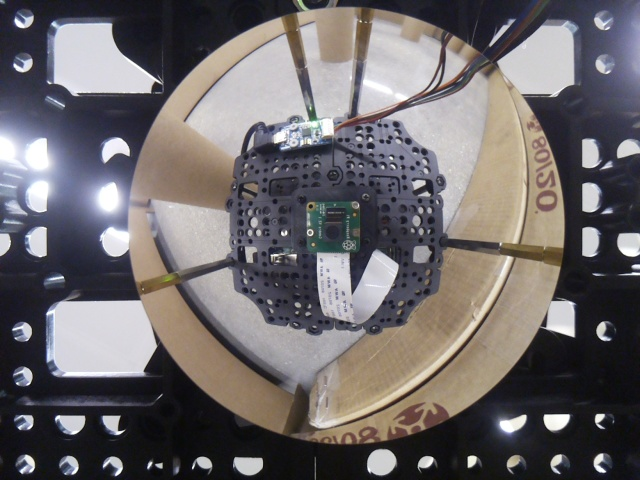
#> input picture laser_values/src/newTrainingImages/images/frame0018.jpg, 640 x 480 px, found by its file name; its folder holds only this picture in this run
$ python unwrappingimage.py
#> lines starting #> are read from the running program, lines starting #| are printed output that depends on the picture; after the words box and inside, x2 and y2 are one past the last pixel; in counts of white or black regions, pixels touching at a corner belong together
import numpy as np
import argparse
import cv2
from PIL import Image
import os

'''
This script is used to unwarp images from the raspberry PI camera.  The unwarped images would be used to train the Gaussian Process Model
'''

# [101 lines left out: function unwrapImage, not called in this run]


def unwrapImages(fileDir1, fileDir2):
    listing = os.listdir(fileDir1)
    for file in listing:
        print(file)


        #detect circle
        image = cv2.imread(fileDir1 + file)
#> image is the input picture: shape (480, 640, 3); mean B, G, R 106.9, 105, 109.4
        if image is None:
            print("Can't open " + file)
            continue
        output = image.copy()
        gray = cv2.cvtColor(image, cv2.COLOR_BGR2GRAY)
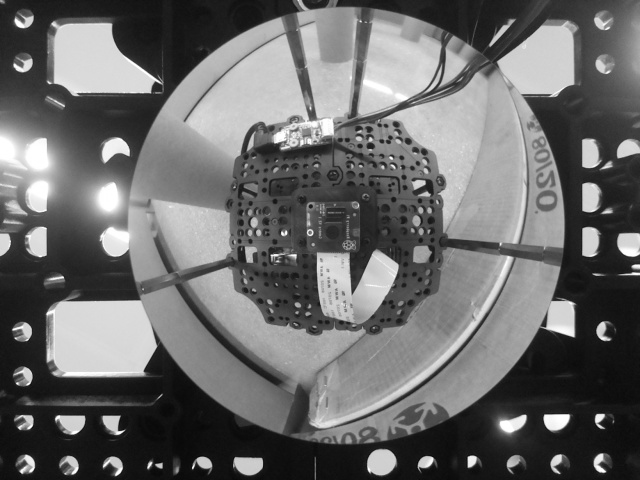
#> gray: shape (480, 640); min 5, max 255, mean 106.5
        # detect circles in the image
        #adjust minRadius to make sure circle is able to be generated
        circles = cv2.HoughCircles(gray, cv2.HOUGH_GRADIENT, 1.2, 100, minRadius = 120)
#> circles = [[346.2, 226.2, 217.4], [261, 172.2, 268.2]]
        # ensure at least some circles were found
        if circles is not None:
	        # convert the (x, y) coordinates and radius of the circles to integers
	        circles = np.round(circles[0, :]).astype("int")
#> circles = [[346, 226, 217], [261, 172, 268]]
	        # loop over the (x, y) coordinates and radius of the circles
	        for (x, y, r) in circles:
		        # draw the circle in the output image, then draw a rectangle
		        # corresponding to the center of the circle
		        cv2.circle(output, (x, y), r, (0, 255, 0), 4)
		        cv2.rectangle(output, (x - 5, y - 5), (x + 5, y + 5), (0, 128, 255), -1)
#> this loop made 2 passes
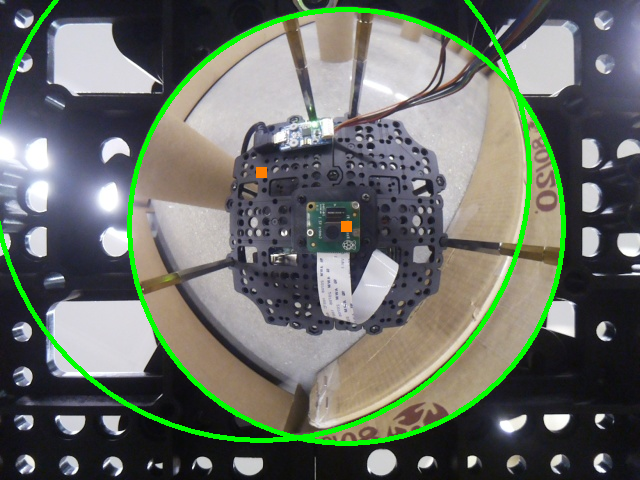
#> output: shape (480, 640, 3); 4.03% of pixels changed, all inside (x1, y1, x2, y2) = (0, 0, 566, 446)

	    # show the output image
        #if file == "frame0200.jpg":
        #    cv2.imshow("output", np.hstack([image, output]))
        #    cv2.waitKey(0)

        #Extract circle from image
        i = circles[0]
#> i = [346, 226, 217]

        height = image.shape[0]
#> height = 480
        width = image.shape[1]
#> width = 640

        canvas = np.zeros((height, width))

        # Draw the outer circle:
        color = (255, 255, 255)
        thickness = -1
        centerX = i[0]
#> centerX = 346
        centerY = i[1]
#> centerY = 226
        radius = i[2]
#> radius = 217
        cv2.circle(canvas, (centerX, centerY), radius, color, thickness)
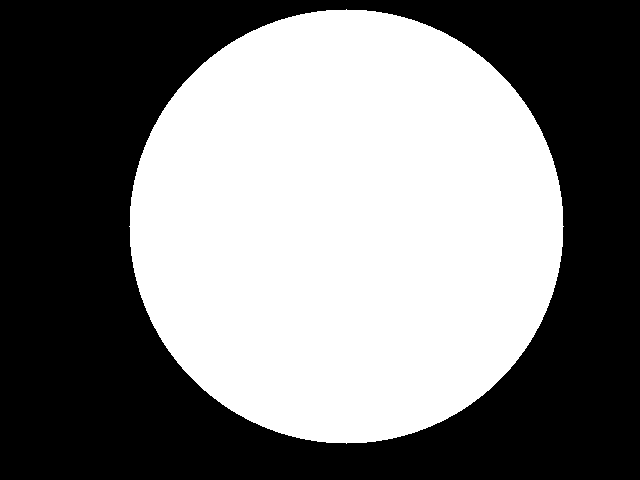
#> canvas: shape (480, 640) float64; 48.1% white; 1 white region, box (x1, y1, x2, y2) and area: (129, 9, 564, 444) 147889

        # Create a copy of the input and mask input:
        imageCopy = image.copy()
        imageCopy[canvas == 0] = (0, 0, 0)
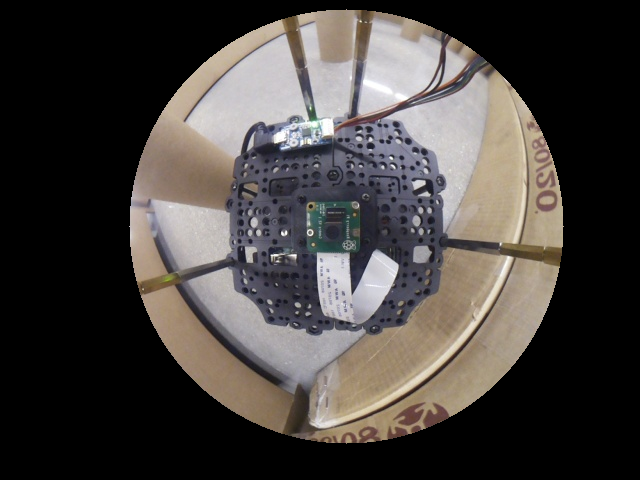
#> imageCopy: shape (480, 640, 3); mean B, G, R 62.8, 65.5, 70

        # Crop the roi:
        x = centerX - radius
#> x = 129
        y = centerY - radius
#> y = 9
        h = 2 * radius
#> h = 434
        w = 2 * radius
#> w = 434

        #can be used to debug certain image frames  Uncomment to use
        # show the output image
        #if file == "frame0200.jpg":
        #    cv2.imshow("output", np.hstack([image, imageCopy]))
        #    cv2.waitKey(0)


        #UnWarp the image
        newHeight = round(radius)
#> newHeight = 217
        newWidth = int(round(2.0 * np.pi * radius))
#> newWidth = 1363
        #newWidth = int(round(2.0 * (radius / 2) * np.pi))
        #print(newWidth)
        #print(type(newWidth))
        map_x = np.zeros((newHeight, newWidth), np.float32)
        map_y = np.zeros((newHeight, newWidth), np.float32)


        #Build up the image map
        for y in range(0, int(newHeight - 1)):
            for x in range(0, int(newWidth - 1)):

                r = float(y) / float(newHeight) * radius
                theta = float(x) / float(newWidth) * 2.0 * np.pi

                xS = centerX + r * np.sin(theta)
                yS = centerY + r * np.cos(theta)

                map_x.itemset((y, x), int(xS))
                map_y.itemset((y, x), int(yS))
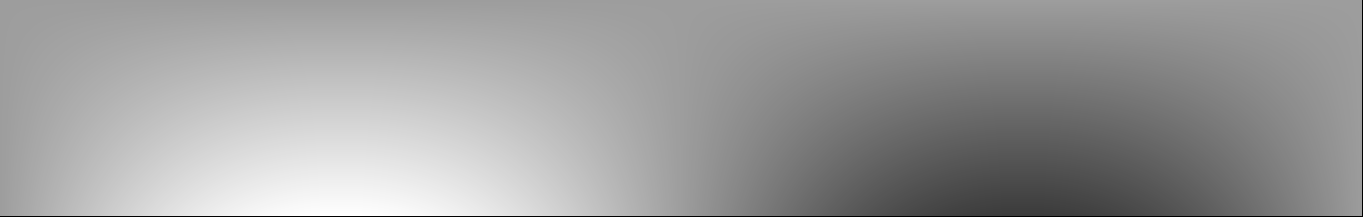
#> map_x: shape (217, 1363) float32; min 0, max 560, mean 343.7; drawn with min black and max white
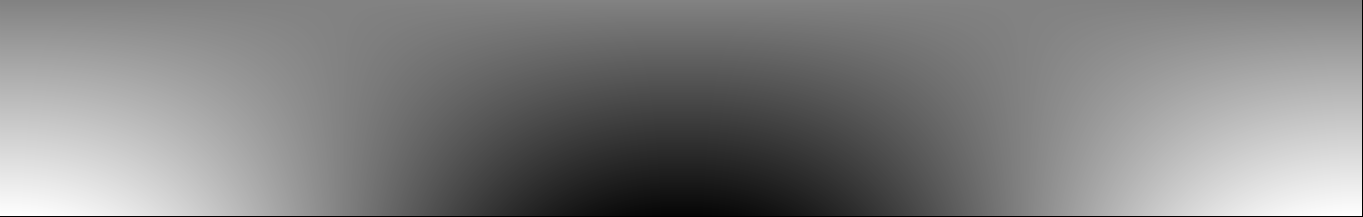
#> map_y: shape (217, 1363) float32; min 0, max 441, mean 224.2; drawn with min black and max white

        #Unwarp

        newUnwarpImage = cv2.remap(imageCopy, map_x, map_y, cv2.INTER_LINEAR)


        #Can be used to debug certain image frames Uncomment to use
        # show the output image
        #if file == "frame0200.jpg":
        #    cv2.imshow("output", newUnwarpImage)
        #    cv2.waitKey(0)


        #flip the image upside down

        newUnwarpImage = cv2.flip(newUnwarpImage, 0)
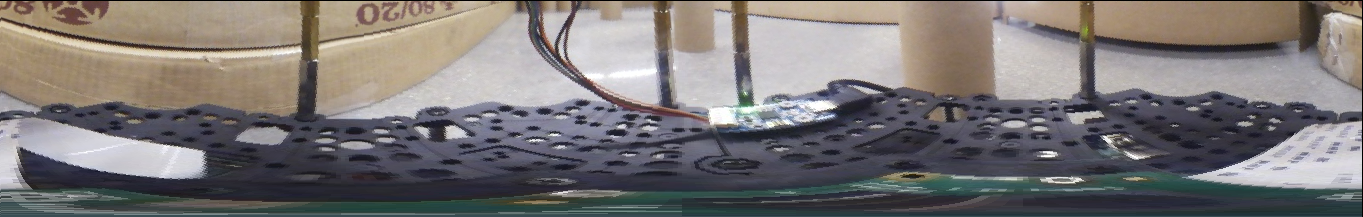
#> newUnwarpImage: shape (217, 1363, 3); mean B, G, R 117, 117.7, 121.8

        #can be used if notsure why output is like that
        # show the output image
        #if file == "frame0200.jpg":
        #    cv2.imshow("output", newUnwarpImage)
        #    cv2.waitKey(0)

        imageName = file.split(".")[0]

        cv2.imwrite(fileDir2 + imageName + "Unwarped.jpg", newUnwarpImage)

if __name__ == "__main__":
    #Uncomment first two lines to test on one image
    #filename = "/home/chen2156/laserData/src/laser_values/src/newTrainingImages/images/frame0275.jpg"
    #unwrapImage(filename)

    fileDir1 = "/home/chen2156/laserData/src/laser_values/src/newTrainingImages/images/"
    fileDir2 = "/home/chen2156/laserData/src/laser_values/src/newTrainingImages/unWarpedImages/"
    unwrapImages(fileDir1, fileDir2)
